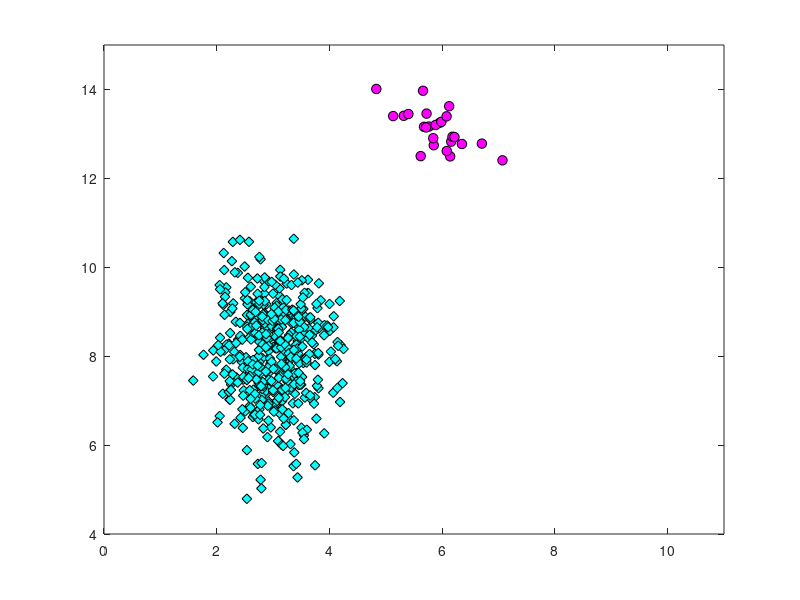
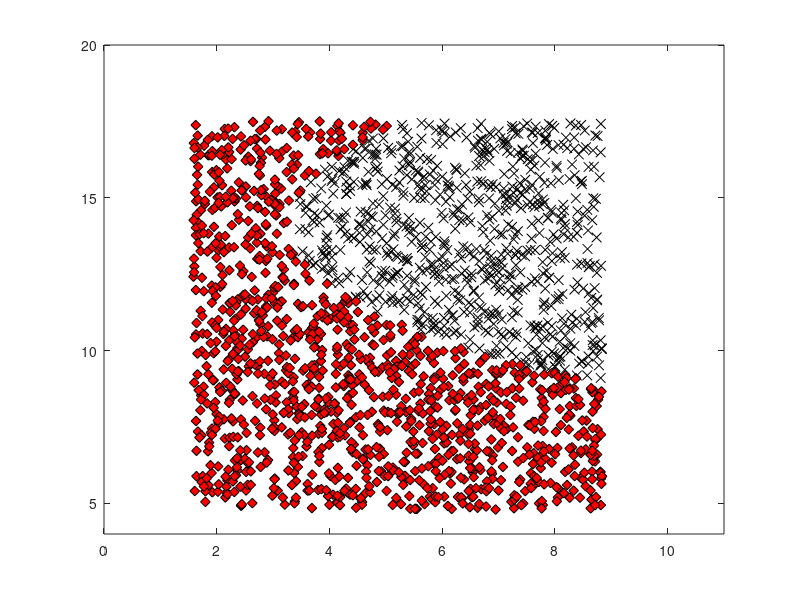
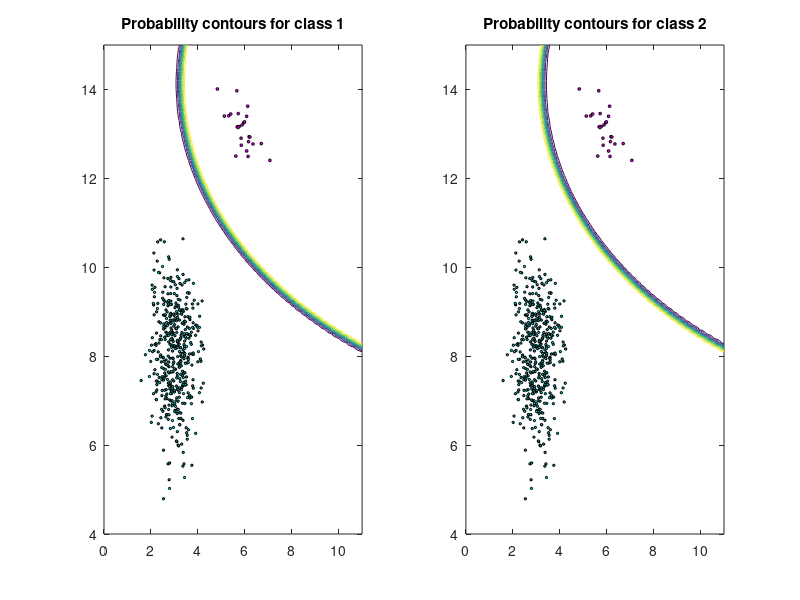

Reproduce these figures in MATLAB, in order.
%% This program trains a Bayesian classifier
% using the Maximum likelihood estimate.
% We train it on the helthy and diseased datasets
% provided in cbt2data.mat with and without
% the naive assumption
%% We load the data
clear all; close all;
load cbt2data.mat
% train_diseased = diseased';
% train_healthy = healthy';
% X_train = [train_diseased(:,1); train_healthy(:,1)];
% t_train = [train_diseased(:,2); train_healthy(:,2)];
X_train = [diseased'; healthy']; % We put the training data into a single matrix
t_train = [ones(length(diseased'),1); ones(length(healthy'),1).*2]; % We create a label vector based on the diseased and healthy samples
X_test = newpts';
%% Plot the data
train_colours = {[1,0,1],[0,1,1]};
cl = unique(t_train); % get total number of classes from test set
tag = {'ko','kd'};
figure(1);
hold off
for c = 1:length(cl)
    pos = find(t_train==cl(c)); % get position, or row, of each data point in class
    plot(X_train(pos,1),X_train(pos,2),tag{c},... % plot points of column 1 on x and column 2 on y
        'markersize',7,'linewidth',.5,...
        'markerfacecolor',train_colours{c});
    hold on
end
xlim([0 11]), ylim([4 15]) % max the x and y scales square

%% Find the mean and variance 
% Using the Naive (independence) assumption

for c = 1:length(cl)
    pos = find(t_train==cl(c));
    % Find the means
    class_mean(c,:) = mean(X_train(pos,:)); % class-wise & attribute-wise mean
    class_var(c,:) = var(X_train(pos,:),1); % class-wise & attribute-wise variance
end
%% Compute the predictive probabilities
[Xv,Yv] = meshgrid(0:0.1:11,4:0.1:15); % what is this mesh grid for??, 
Probs = [];
for c = 1:length(cl)
    temp = [Xv(:)-class_mean(c,1) Yv(:)-class_mean(c,2)]; % xnew - mean, tnew - mean
    tempc = diag(class_var(c,:)); % only diagonal, assuming naive? , (co)variance for class
    const = -log(2*pi) - log(det(tempc)); % is it actually easier with log?, why not -1/2 out front?
    Probs(:,:,c) = reshape(exp(const - 0.5*diag(temp*inv(tempc)*temp')),size(Xv)); % reshape exp(of function) into size of Xv
end

Probs = Probs./repmat(sum(Probs,3),[1,1,2]); % what is this? full bayes rule? how?, is value of contour line?
% above, divide by sum of probs i.e. divide by marginal??? how does
% function do this???
%% Plot the predictive contours
figure(3);hold off
for i = 1:2
    subplot(1,2,i);
    hold off
    for c = 1:length(cl) % plot the data points for each class
        pos = find(t_train==cl(c));
        plot(X_train(pos,1),X_train(pos,2),tag{c},...
            'markersize',2,'linewidth',.5,...
            'markerfacecolor',train_colours{c});
        hold on
    end
    xlim([0 11])
    ylim([4 15])
    
    contour(Xv,Yv,Probs(:,:,i)); % plot contour line
    ti = sprintf('Probability contours for class %g',i);
    title(ti);
end
%% Maximum likelihood classification for training data
% test = class_var(1,:);
class_probs = [];
for c = 1:length(cl)
    sigma_naive = diag(class_var(c,:)); % we convert row to diagonal elements
    diff_train = [X_train(:,1)-class_mean(c,1) X_train(:,2)-class_mean(c,2)];
    const = 1/sqrt((2*pi()^size(X_train,2)*det(sigma_naive))); % we compute the constanst for the gaussian function
    class_probs = [class_probs const * exp(-1/2*diag(diff_train * inv(sigma_naive) * diff_train'))];
end
%% Maximum likelihood classification for new data
% test = class_var(1,:);
class_probs_new = [];
for c = 1:length(cl)
    sigma_naive = diag(class_var(c,:)); % we convert row to diagonal elements
    diff_train = [X_test(:,1)-class_mean(c,1) X_test(:,2)-class_mean(c,2)];
    const = 1/sqrt((2*pi()^size(X_test,2)*det(sigma_naive))); % we compute the constanst for the gaussian function
    class_probs_new = [class_probs_new const * exp(-1/2*diag(diff_train * inv(sigma_naive) * diff_train'))];
end
%% Classify each attribute
[M,Class_train] = max(class_probs,[],2);
[M,Class_new] = max(class_probs_new, [], 2);
%% Plot the training samples
%% Plot the data
train_colours = {[1,0,1],[0,1,1]};
new_colours = {'b','r'};
cl = unique(t_train); % get total number of classes from test set
tag = {'ko','kd'};
tag_new = {'kx','kd'};
figure(2);
hold off
for c = 1:length(cl)
%     pos = find(t_train==cl(c)); % get position, or row, of each data point in class
%     plot(X_train(pos,1),X_train(pos,2),tag{c},... % plot points of column 1 on x and column 2 on y
%         'markersize',7,'linewidth',.5,...
%         'markerfacecolor',train_colours{c});
    pos = find(Class_new==cl(c)); % get position, or row, of each data point in class
    plot(X_test(pos,1),X_test(pos,2),tag_new{c},... % plot points of column 1 on x and column 2 on y
        'markersize',7,'linewidth',.5,...
        'markerfacecolor',new_colours{c});
    hold on
end
xlim([0 11]), ylim([4 20]) % max the x and y scales square
